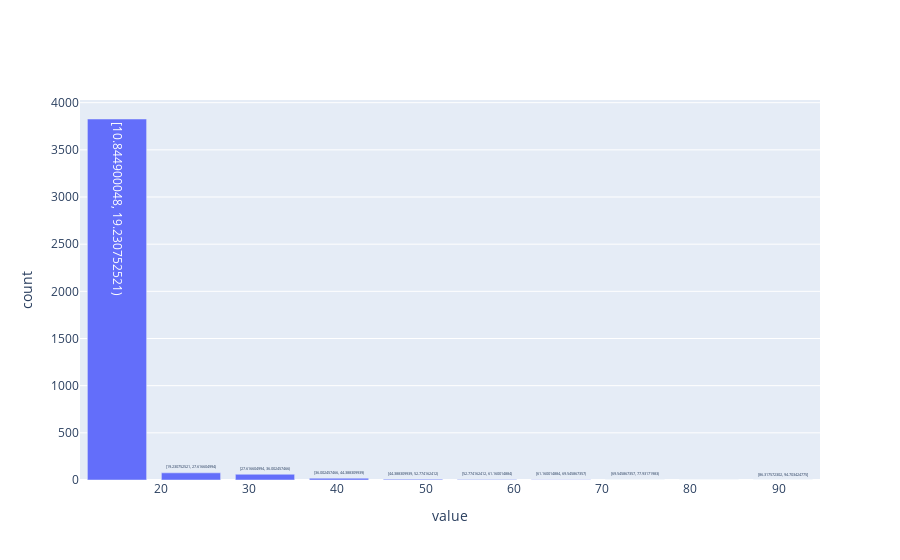

Notebook code cell kept with this figure:
### Code cell
results.pandas_api()['merchant_mean_consumer_fraud_probability'].hist()

### Figure 1 — Plotly figure (JSON) as saved in the notebook; plotly's stock layout.template omitted (floating-point values rounded to 4 significant figures)
{"data": [{"hovertemplate": "variable=merchant_mean_consumer_fraud_probability<br>value=%{text}<br>count=%{y}", "name": "merchant_mean_consumer_fraud_probability", "text": ["[10.844900048, 19.230752521)", "[19.230752521, 27.616604994)", "[27.616604994, 36.002457466)", "[36.002457466, 44.388309939)", "[44.388309939, 52.774162412)", "[52.774162412, 61.160014884)", "[61.160014884, 69.545867357)", "[69.545867357, 77.93171983)", "[77.93171983, 86.317572302)", "[86.317572302, 94.703424775]"], "type": "bar", "x": [15.04, 23.42, 31.81, 40.2, 48.58, 56.97, 65.35, 73.74, 82.12, 90.51], "y": [3827, 76, 61, 19, 9, 5, 2, 1, 0, 1]}], "layout": {"barmode": "stack", "xaxis": {"title": {"text": "value"}}, "yaxis": {"title": {"text": "count"}}}}
